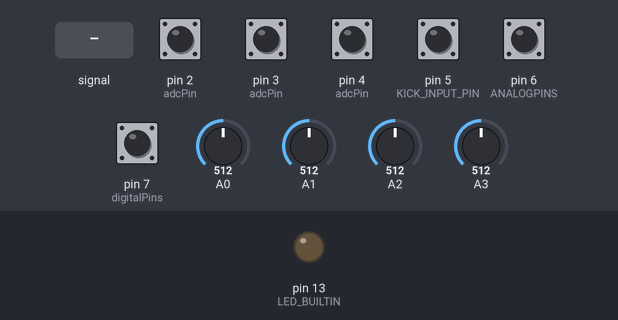
Bench run of a sketch on a simulated Arduino Uno, built with avr-gcc and run on an emulated ATmega328P. On the bench: output pins drawn as LEDs (lit = HIGH). The inputs (shaded band) are chosen by the test bench; at power-on: pin 2 (adcPin), pin 3 (adcPin), pin 4 (adcPin), pin 5 (KICK_INPUT_PIN), pin 6 (ANALOGPINS), pin 7 (digitalPins) HIGH, A0 = 512, A1 = 512, A2 = 512, A3 = 512. The modem accepts every AT command (registered, SIM ready, sends succeed) and sends nothing else; what the sketch prints to the serial monitor is not drawn.

Above: at 1.7 s.
1.8 s: A0 fed a 200 Hz sine of ±81 counts around its level
At 2.04 s:
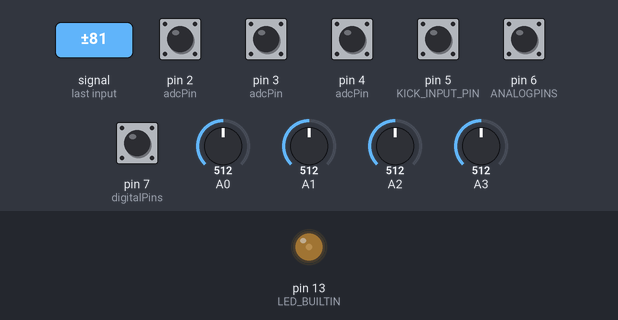
4.8 s: pin 2 (adcPin) pulled LOW for 0.15 s
7.8 s: pin 6 (ANALOGPINS) pulled LOW for 0.15 s
10.8 s: pin 2 (adcPin) pulled LOW for 1 s
Timing chart, 0 to 14.8 s (numbered marks = the images above; inputs shaded):
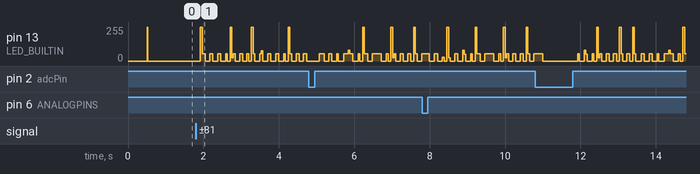

The sketch:

main.ino
```cpp
#include <Arduino.h>
// add "~/Library/Arduino15/packages/arduino/tools/avr-gcc/7.3.0-atmel3.6.1-arduino7/avr/include/avr/iom328p.h" for the uno / mega to help with the missing definitions

#include <AltSoftSerial.h>
AltSoftSerial midiSerial; // 2 is RX, 3 is TX

/*
 * ADC work
 */

// #define SERIAL_PLOT_MODE
// #define DEBUG

#define MIN_THRESHOLD 30 //discard readings below this adc value
#define MIN_NOTE_THRESHOLD 10 //minimum time allowed between notes on the same channel
#define MIN_BUTTON_HOLD_TIME 1000
#define BUTTON_HOLD_PROGRAM_TIME 2000

#define ANALOGPINS 6
byte adcPin[ANALOGPINS] = {0,1,2,3,4,5};  // This relies on A0 being 0, etc, which on the UNO is true. Mapped manually for clarity.

#define CHANNELS 4
volatile int maxResults[CHANNELS];

#define DISCARD 1
byte discardCounter = 0;

#ifdef SERIAL_PLOT_MODE
volatile int countedSamples = 0;
volatile int missedSamples = 0;
#endif

byte currentPin = 0;
int adcValue[CHANNELS];

volatile boolean inLoop;


/*
 * MIDI setup
 */

#define SEND_NOTE_OFF_VELOCITY
bool hiHatPedalMakesOpeningSounds = false;
bool noteProgrammingMode = false;
byte noteToProgram = 0;

#define KICK_INPUT_PIN 5
#define HIT_HAT_INPUT_PIN 6
#define B_BUTTON 2
#define RIGHT_BUTTON 2
#define Y_BUTTON 3
#define UP_BUTTON 3
#define X_BUTTON 4
#define LEFT_BUTTON 4
#define A_BUTTON 7
#define DOWN_BUTTON 7

#define DIGITAL_INPUTS 6
bool buttonState[DIGITAL_INPUTS];
byte digitalPins[DIGITAL_INPUTS] = {KICK_INPUT_PIN, HIT_HAT_INPUT_PIN,RIGHT_BUTTON,UP_BUTTON,LEFT_BUTTON,DOWN_BUTTON};
unsigned long buttonPressedDuration[DIGITAL_INPUTS];

#define HIGH_Q 27 // D#0
#define SLAP 28 // E0
#define SCRATCH_PUSH 29 // F0
#define SCRATCH_PULL 30 // F#0
#define STICKS 31 // G0
#define SQUARE_CLICK 32 // G#0
#define METRONOME_CLICK 33 // A0
#define METRONOME_BELL 34 // A#0
#define KICK_DRUM_2 35 // B0
#define KICK_DRUM_1 36 // C1
#define SIDE_STICK 37 // C#1
#define SNARE_DRUM_1 38 // D1
#define HAND_CLAP 39 // D#1
#define SNARE_DRUM_2 40 // E1
#define LOW_TOM_2 41 // F1
#define CLOSED_HI_HAT 42 // F#1
#define LOW_TOM_1 43 // G1
#define PEDAL_HI_HAT 44 // G#1
#define MID_TOM_2 45 // A1
#define OPEN_HI_HAT 46 // A#1
#define MID_TOM_1 47 // B1
#define HIGH_TOM_2 48 // C2
#define CRASH_CYMBAL 49 // C#2
#define HIGH_TOM_1 50 // D2
#define RIDE_CYMBAL 51 // D#2
#define CHINESE_CYMBAL 52 // E2
#define RIDE_BELL 53 // F2
#define TAMBOURINE 54 // F#2
#define SPLASH_CYMBAL 55 // G2
#define COWBELL 56 // G#2
#define CRASH_CYMBAL_2 57 // A2
#define VIBRA_SLAP 58 // A#2
#define RIDE_CYMBAL_2 59 // B2
#define HIGH_BONGO 60 // C3
#define LOW_BONGO 61 // C#3
#define MUTE_HI_CONGA 62 // D3
#define OPEN_HI_CONGA 63 // D#3
#define LOW_CONGA 64 // E3
#define HIGH_TIMBALE 65 // F3
#define LOW_TIMBALE 66 // F#3
#define HIGH_AGOGO 67 // G3
#define LOW_AGOGO 68 // G#3
#define CABASA 69 // A3
#define MARACAS 70 // A#3
#define SHORT_HI_WHISTLE 71 // B3
#define LONG_LO_WHISTLE 72 // C4
#define SHORT_GUIRO 73 // C#4
#define LONG_GUIRO 74 // D4
#define CLAVES 75 // D#4
#define HIGH_WOODBLOCK 76 // E4
#define LOW_WOODBLOCK 77 // F4
#define MUTE_CUICA 78 // F#4
#define OPEN_CUICA 79 // G4
#define MUTE_TRIANGLE 80 // G#4
#define OPEN_TRIANGLE 81 // A4
#define SHAKER 82 // A#4
#define JINGLE_BELL 83 // B4
#define BELLTREE 84 // C5
#define CASTANETS 85 // C#5
#define MUTE_SURDO 86 // D5
#define OPEN_SURDO 87 // D#5

byte noteMap[4] = {OPEN_HI_HAT,SNARE_DRUM_1,LOW_TOM_2,CRASH_CYMBAL};

//MIDI defines
#define NOTE_ON_CMD 0x90
#define NOTE_OFF_CMD 0x80 // i've now found that NOTE_ON with velocity of 0x00 is 'seen' as note off by logic and midi monitor, so I switched to using that
#define DRUM_CHANNEL 0x09
#define PIANO_CHANNEL 0x00
#define MAX_MIDI_VELOCITY 127
#define NOMINAL_MIDI_VELOCITY 64

unsigned long timeOfLastNote[CHANNELS];
bool channelArmed[CHANNELS];
int lastNoteVelocity[CHANNELS];

#define SEND_BYTES(x) for (byte l : x) { midiSerial.write(l);}

// MIDI baud rate
#define MIDI_SERIAL_RATE 31250
#define SERIAL_RATE 38400

void setup ()
  {
  Serial.println("Startup");

  Serial.begin (SERIAL_RATE);
  midiSerial.begin(MIDI_SERIAL_RATE);

  for (int i=0;i<CHANNELS;i++) {
    maxResults[i]=0;
    timeOfLastNote[i]=0;
  }

  for (int i=0;i<DIGITAL_INPUTS;i++) {
    pinMode(digitalPins[i], INPUT_PULLUP);
    buttonState[i] = HIGH;
    buttonPressedDuration[i] = 0x00;
  }

  pinMode(LED_BUILTIN, OUTPUT);

  // FYI the Roland Mt-80s Device ID is 16 - 0x10
  // GS Mode Reset - Seems to be unnecessary so removed for now
  // byte sysexReset[] =  { 0xF0,0x41,0x16,0x42,0x12,0x40,0x00,0x7F,0x00,0x41,0xF7 };
  // SEND_BYTES(sysexReset)

  // Use SysEx to Assign Mode to "2" on Channel 10, which allows notes to overlap each other
  // Otherwise, a new note with a lower velocity will chop the existing note's sustain to the new volume
  byte assignMode[] =  { 0xF0,0x41,0x10,0x42,0x12,0x40,0x10,0x14,0x01,0x1a,0xF7 };
  SEND_BYTES(assignMode)
  delay(500);

  // This sets the drum kit.
  // byte setKit[] = {0xC9,0x10};
  // SEND_BYTES(setKit)

  /* working kits
  0x10 = power kit aka Phil Collins
  0x18 = electronic
  0x19 = moar electronic
  0x28 = brush
  /*


  /* ADC Setup
  * all the hard work for setting the registers and finding the fastest way to access the adc data was done by this fellow:
  * http://yaab-arduino.blogspot.com/2015/02/fast-sampling-from-analog-input.html
  */

  ADCSRA = 0;             // clear ADCSRA register
  ADCSRB = 0;             // clear ADCSRB register
  ADMUX |= (adcPin[0] & 0x07);    // set A0 analog input pin
  ADMUX |= (1 << REFS0);  // set reference voltage
  // ADMUX |= (1 << ADLAR);  // left align ADC value to 8 bits from ADCH register

  // sampling rate is [ADC clock] / [prescaler] / [conversion clock cycles]
  // for Arduino Uno ADC clock is 16 MHz and a conversion takes 13 clock cycles
  ADCSRA |= (1 << ADPS2) | (1 << ADPS0);    // 32 prescaler for 38.5 KHz
//  ADCSRA |= (1 << ADPS2);                     // 16 prescaler for 76.9 KHz
//  ADCSRA |= (1 << ADPS1) | (1 << ADPS0);    // 8 prescaler for 153.8 KHz

  ADCSRA |= (1 << ADATE); // enable auto trigger
  ADCSRA |= (1 << ADIE);  // enable interrupts when measurement complete
  ADCSRA |= (1 << ADEN);  // enable ADC
  ADCSRA |= (1 << ADSC);  // start ADC measurements

  // end code from http://yaab-arduino.blogspot.com/2015/02/fast-sampling-from-analog-input.html

  /**
   * The DIDR (Data Input Disable Register) disconnects the digital inputs from which ever ADC channels you are using
   * http://www.openmusiclabs.com/learning/digital/atmega-adc/
  */
  // DIDR0 = 0x01;
  // DIDR1 = 0x01;
  // these need to match the pins that are used for the ADC
  DIDR0 |= 0b00111111;
}

// ADC complete ISR
ISR (ADC_vect) {
  if (discardCounter == DISCARD) {
    if (inLoop) {
      #ifdef SERIAL_PLOT_MODE
        missedSamples++;
      #endif
      return;
    }

    discardCounter = 0;
    #ifdef SERIAL_PLOT_MODE
      countedSamples++;
    #endif

    if (ADC > maxResults[currentPin])
      maxResults[currentPin] = ADC;

    currentPin++;
    currentPin = currentPin%CHANNELS;

    ADMUX = bit (REFS0) | (adcPin[currentPin] & 7);
  }
  else {
    discardCounter++;
    return;
  }
}


void loop () {
  // this pulls the LED down and off, its turned on during a midiWrite event at least 2ms ago
  digitalWrite(LED_BUILTIN, LOW);

  digitalPinScan();

  // the inLoop boolean prevents the ADC interrupt code from colliding with this loop while the work is done below. keep anything processor intensive OUT of this section of the loop, like Serial output or heavy math.
  // on an UNO, this loop work occasionally causes ONE sample to be discarded, which is only 1/50,000 of a seconds' worth of data. That's great.
  inLoop = true;

  noInterrupts();
  for (int i=0;i<CHANNELS;i++) {
    adcValue[i] = maxResults[i];
    maxResults[i] = 0;
  }

  inLoop = false;
  interrupts();

  // This is where the real code needs to go to DO something with this.
  unsigned long now = millis();
  for (int i = 0; i<CHANNELS; i++) {
    if (adcValue[i] > MIN_THRESHOLD) {
      long timeSinceLastNote = now - timeOfLastNote[i];
      byte velocity = adcValue[i] / 8;
      // clamp
      if (velocity > 63) velocity = 63;
      velocity = velocity * 2;

      if (velocity > lastNoteVelocity[i]) {
        channelArmed[i] = true;
      }
      else if (channelArmed[i]) {
        if (timeSinceLastNote > MIN_NOTE_THRESHOLD) {
          handleAnalogEvent(noteMap[i],lastNoteVelocity[i]);

          timeOfLastNote[i] = now;
        }
        channelArmed[i] = false;
      }
      lastNoteVelocity[i] = velocity;


      #ifdef DEBUG
      Serial.print("Channel: ");
      Serial.print(i);
      Serial.print(" Velocity: ");
      Serial.print(velocity);
      Serial.print(" Now: ");
      Serial.print(now);
      Serial.print(" timeOfLastNote: ");
      Serial.print(timeOfLastNote[i]);
      Serial.print(" timeSinceLastNote: ");
      Serial.println(timeSinceLastNote);
      #endif

    }
    else {
      long timeSinceLastNote = now - timeOfLastNote[i];
      if (timeSinceLastNote > MIN_NOTE_THRESHOLD && channelArmed[i] == false) {
        channelArmed[i] = true;
      }
    }
  }

  #ifdef SERIAL_PLOT_MODE
  bool constantlyDraw = true;
  for (int i=0;i<CHANNELS;i++) {
    if (adcValue[i] > MIN_THRESHOLD) {
      constantlyDraw = true;
    }
  }
  if (constantlyDraw) {
    Serial.print ("s:");
    Serial.print ("1023");
    Serial.print (",m:");
    Serial.print (missedSamples);
    Serial.print (",c:");
    Serial.print (countedSamples);
    for (int i=0;i<CHANNELS;i++) {
      Serial.print (",P");
      Serial.print (i);
      Serial.print (":");
      Serial.print (adcValue[i]);
    }
    Serial.println ();
  }
    countedSamples = missedSamples = 0;
  #endif

  /*  This delay ensures enough time to prevent aliasing.
  *  For example:
  *  If countedSamples == 50000 per second, and CHANNELS == 6, then you'll get 8333 samples per second.
  *  Half are discarded by the DISCARD system to allow the analog pin to settle.
  *  Half again can be considered discarded by being a negative voltage (unless you either full bridge recitfy (BOOOM) or bias the ac signal, which you should.
  *  In my test, my UNO with 6 channels, i could sample down to 80Hz without missing the peak with a delay of 10, thus getting a stable max value on a sine wave with an acceptable latency.
  *  Less channels and higher minimum freq means you can lower this delay.
  *
  *  Note that at HIGHER piezo freqencies, the sampling algo will break down if they match the sample rate or are multiple of it, due to the sample peak being 'skipped over'.
  *  This can be addressed by sampling one channel at a much higher freq for CHANNEL # of cycles ones, but that can cause slightly less accuracy to get missed at lower freqs occasionally too.
  *  It's more logic in the interrupt though, which is bad.
  *
  *  The short of it is: tune the system to your expected piezo frequency. This will NOT do higher AND lower freqs perfectly without compromise.
  */

  // on my UNO, 3ms can reliably detect the max value of single peak 100hz sine wave.
  delay(2);
}

void digitalPinScan() {
  for (int i=0;i<DIGITAL_INPUTS;i++) { // because i hate when other people write this kind of code, i'll put comments for future me
    if (digitalRead(digitalPins[i]) == !buttonState[i]) { // if the pin state doesn't match the stored state
      handleDigitalInput(digitalPins[i], buttonState[i]); // then send the opposite (ie the same as pin state without reading it again)
      buttonState[i] = !buttonState[i]; // and flip it
    }
    if (buttonState[i] == LOW && i > 1) { // if the button is pressed and its not the first two pins
      if (buttonPressedDuration[i]
          && (millis() - buttonPressedDuration[i]) > MIN_BUTTON_HOLD_TIME
          && (millis() - buttonPressedDuration[i]) < (MIN_BUTTON_HOLD_TIME + 10)) {
        playCurrentDrumSound(digitalPins[i]);
        delay(11);
      }
      else if (buttonPressedDuration[i]
          && (millis() - buttonPressedDuration[i]) > BUTTON_HOLD_PROGRAM_TIME) {
        noteProgrammingMode = true;
        buttonPressedDuration[i] = 0;
        programNotify(HIGH);
      }
    }
  }
}

void handleDigitalInput(byte pin, bool pressed) {
  Serial.print("handleDigitalInput ");
  Serial.println(pin);
  Serial.print("pressed ");
  Serial.println(pressed);
  // pedals
  if (pin == KICK_INPUT_PIN && pressed) {
    noteFireLinearVelocity(KICK_DRUM_1,80, DRUM_CHANNEL);
  }
  else if (pin == HIT_HAT_INPUT_PIN && pressed) {
    noteFireLinearVelocity(PEDAL_HI_HAT,80, DRUM_CHANNEL);
  }
  else if (hiHatPedalMakesOpeningSounds && pin == HIT_HAT_INPUT_PIN && !pressed) {
    noteFireLinearVelocity(OPEN_HI_HAT,80, DRUM_CHANNEL);
  }

  if (noteProgrammingMode) {
    if (pressed) {
      if (pin == UP_BUTTON) {
        noteMap[noteToProgram]++;
        midiNoteOn(noteMap[noteToProgram],64,DRUM_CHANNEL);
      }
      else if (pin == DOWN_BUTTON) {
        noteMap[noteToProgram]--;
        midiNoteOn(noteMap[noteToProgram],64,DRUM_CHANNEL);
      }
      else if (pin == LEFT_BUTTON) {
        noteProgrammingMode = false;
        programNotify(LOW);
      }
    }
    return;
  }

  //buttons
  for (int i = 0; i < DIGITAL_INPUTS; i++)
  {
    if (digitalPins[i] == pin) {
      if (pressed) {
        Serial.print("Pin Press at ");
        Serial.println(millis());
        buttonPressedDuration[i] = millis();
      }
      else {
        Serial.print("Pin held for ");
        Serial.println(millis()-buttonPressedDuration[i]);
        // buttonPressedDuration[i] = 0x00;
      }
    }
  }
}

#ifdef DEBUG
void noteDebug(byte note, byte velocity)
{
  Serial.print("Note: ");
  Serial.print(note);
  Serial.print(" Velocity: ");
  Serial.print(velocity);
  Serial.println();
}
#endif

#define VELOCITY_FACTOR 1.5
// a VELOCITY_FACTOR greater than one removes dynamic range and sets a higher low limit
// less than one burns your house down and increases dynamic range. you don't want this.
// 1 makes the range limits 0-127
// 2 makes the range limits 63-127
// 3 makes the range limits 85-127

byte correctVelocityCurve(byte velocity) {
  return (velocity / VELOCITY_FACTOR) + (MAX_MIDI_VELOCITY - (MAX_MIDI_VELOCITY / VELOCITY_FACTOR));
}

void handleAnalogEvent(byte note, byte velocity) {
  if (note == OPEN_HI_HAT && buttonState[1] == LOW) {
      note = CLOSED_HI_HAT;
  }
  noteFireLinearVelocity(note, velocity, DRUM_CHANNEL);
}

void noteFire(byte note, byte velocity, byte channel)
{
  noteFireLinearVelocity(note, correctVelocityCurve(velocity), channel);
}

void noteFireLinearVelocity(byte note, byte velocity, byte channel)
{
  midiNoteOn(note, velocity, channel);
  midiNoteOff(note, velocity, channel);
  #ifdef DEBUG
  noteDebug(note, velocity);
  #endif
}

void midiNoteOn(byte note, byte midiVelocity, byte channel)
{
  digitalWrite(LED_BUILTIN, HIGH);
  midiSerial.write(NOTE_ON_CMD + channel);
  midiSerial.write(note);
  midiSerial.write(midiVelocity);
}

void midiNoteOff(byte note, byte midiVelocity, byte channel)
{
  midiSerial.write(NOTE_ON_CMD + channel);
  // midiSerial.write(NOTE_OFF_CMD + channel);
  midiSerial.write(note);
  #ifdef SEND_NOTE_OFF_VELOCITY
  byte zero = 0;
  midiSerial.write(zero); // unread on the MT-80s
  #endif
}

void programNotify(bool up) {
  if (up) {
    higherNote();
    lowerNote();
  }
  else {
    lowerNote();
    higherNote();
  }
}

void higherNote() {
  midiNoteOn(78,64,PIANO_CHANNEL);
  delay(200);
  midiNoteOff(78,64,PIANO_CHANNEL);
}

void lowerNote() {
  midiNoteOn(83,64,PIANO_CHANNEL);
  delay(200);
  midiNoteOff(83,64,PIANO_CHANNEL);
}

void playCurrentDrumSound(byte pin) {
  if (pin == B_BUTTON) {
    noteToProgram = 0;
  }
  else if (pin == Y_BUTTON) {
    noteToProgram = 1;
  }
  else if (pin == X_BUTTON) {
    noteToProgram = 2;
  }
  else if (pin == A_BUTTON) {
    noteToProgram = 3;
  }
  midiNoteOn(noteMap[noteToProgram],64,DRUM_CHANNEL);
}
```
